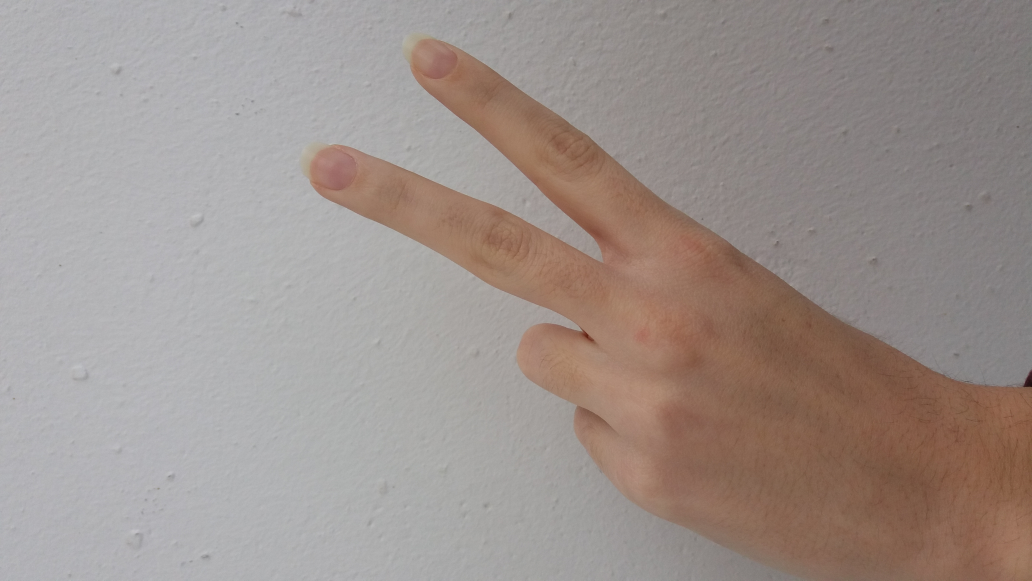
#> input picture TrainSet/img0.jpg, 4128 x 2322 px (shown at 1/4 size)
$ python -i testObrada.py   (imports and definitions only)   (Python 2 division)   (older library calls are emulated)
#> lines starting #> are read from the running program, lines starting #| are printed output that depends on the picture; after the words box and inside, x2 and y2 are one past the last pixel; in counts of white or black regions, pixels touching at a corner belong together
# -*- coding: utf-8 -*-

import matplotlib.pyplot as plt
import numpy as np
import cv2
from skimage.io import imread
from skimage.morphology import disk
from skimage.morphology import opening, closing, dilation
import os
from keras.models import Sequential
from keras.layers.core import Activation, Dense
from keras.optimizers import SGD
from keras.models import model_from_json
#RAZMISLITI O JOS NEKIM MORFOLOSKIM OPERACIJAMA


#pretvori u sivo
def my_rgb2gray(img_rgb):
    img_gray = np.ndarray((img_rgb.shape[0], img_rgb.shape[1]))  # zauzimanje memorije za sliku (nema trece dimenzije)
    img_gray = 0*img_rgb[:, :, 0] + 0*img_rgb[:, :, 1] + 1*img_rgb[:, :, 2]  #crvene elemente tj krugove pretvaramo u crno, a plavu boju u belo
    img_gray = img_gray.astype('uint8')  # u prethodnom koraku smo mnozili sa float, pa sada moramo da vratimo u [0,255] opseg
    return img_gray

#kreiranje skupa izlaza iz neuronske mreze
# [111 lines left out: functions createTrainOut, createModel, createModel2, createModel3, readModel, not called in this run]

#obrada slika iz train seta za slanje neuronskoj mrezi
def mainFunction():
    gestures = ['two', 'three', 'thumb', 'fist']
    labels = np.arange(0, len(gestures))

    img_num = 61
    img_array =  np.zeros((img_num, 50*50), np.uint8)
    for i in range(img_num):

        projectRoot = os.path.abspath(os.path.dirname(__file__))
        imgPath = os.path.join(projectRoot, 'TrainSet', 'img' +  str(i) + '.jpg')
        #imgPath = "C:\Users\Olivera\Desktop\TestSet\im7.jpg"

        img = imread(imgPath)
#> img is the input picture: shape (2322, 4128, 3); mean R, G, B 157.3, 146.2, 141.3
        img_gray = my_rgb2gray(img)
#> in my_rgb2gray, `img_gray = 0*img_rgb[:, :, 0] + 0*img_rgb[:, :, 1] + 1*img_rgb[:, :, 2]`:
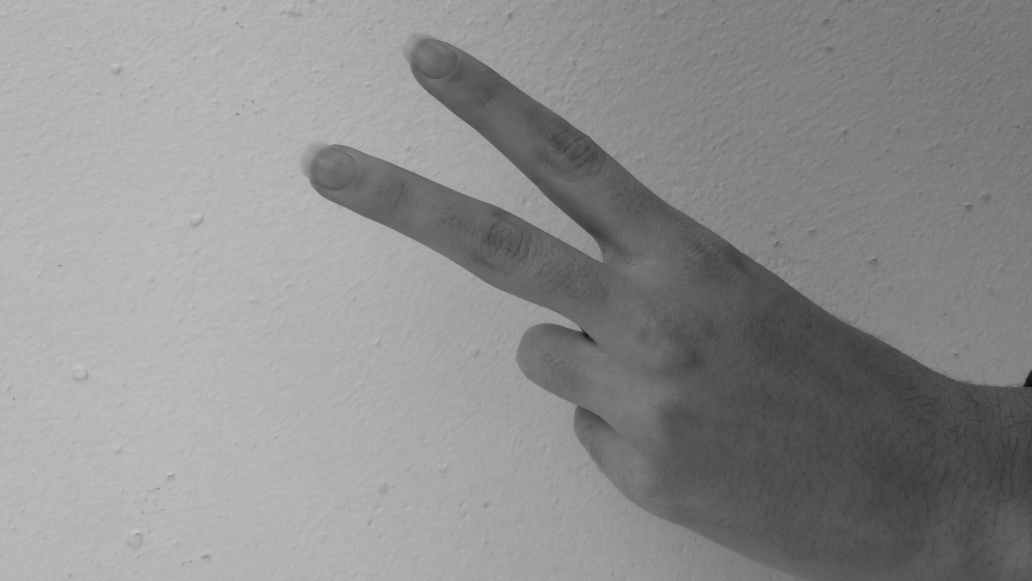
#> img_gray: shape (2322, 4128) (shown at 1/4 size); min 0, max 201, mean 141.3

        blurB = cv2.bilateralFilter(img_gray,9,150,150)
        ret1,img_th = cv2.threshold(blurB, 110, 10, cv2.ADAPTIVE_THRESH_MEAN_C+cv2.THRESH_BINARY_INV);
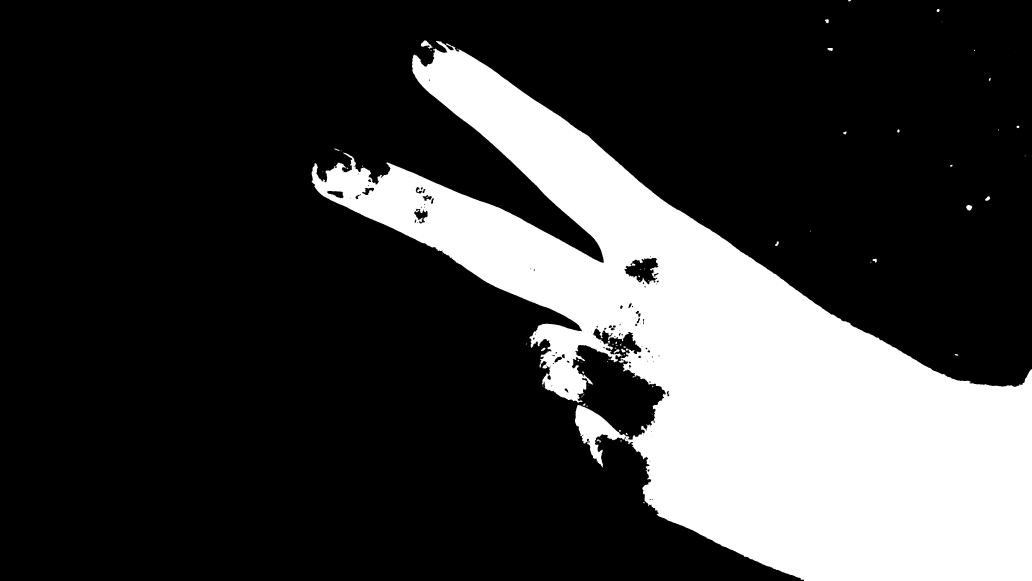
#> img_th: shape (2322, 4128) (shown at 1/4 size); values 0 (black) and 10 (white), 23.9% white; 90 white regions (53 under 20 px), largest, box (x1, y1, x2, y2) and area: (1246, 164, 4128, 2322) 2288724, (1684, 162, 1730, 195) 697, (3865, 820, 3889, 842) 384

        struct_elem = disk(5)
        img_open = opening(img_th, struct_elem)
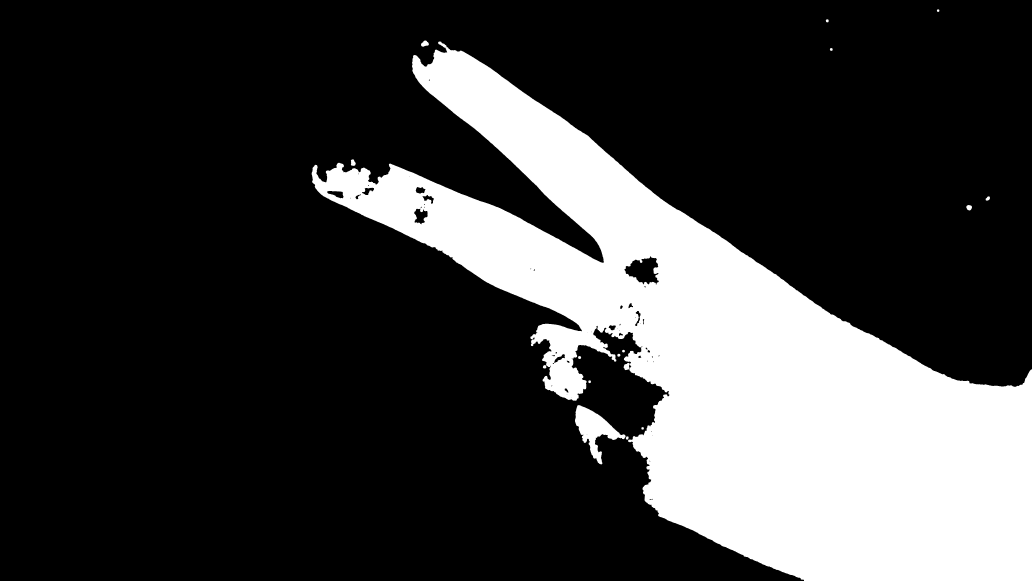
#> img_open: shape (2322, 4128) (shown at 1/4 size); values 0 (black) and 10 (white), 23.8% white; 16 white regions

        #deluje mi da malo smanji beline, ali uspori program, RAZMISLITI O TOME!
        #elem = disk(8)
        #img_open = closing(img_th, elem)

        #findContours -> belo mu je foreground a crno background
        image, contours, hiearchy = cv2.findContours(img_open.copy(), cv2.RETR_TREE, cv2.CHAIN_APPROX_SIMPLE)
#> contours = 78 contours, 33 with area under 20; largest, box (x1, y1, x2, y2) and area: (1246, 166, 4128, 2322) 2272616, (2300, 1620, 2503, 1858) 17418, (2497, 1024, 2636, 1139) 9801, (1656, 834, 1712, 899) 2232, (1308, 763, 1375, 794) 1218; hiearchy = 78 rows, first 6: [1, -1, -1, -1], [2, 0, -1, -1], [6, 1, 3, -1], [4, -1, -1, 2], [5, 3, -1, 2], [-1, 4, -1, 2]

        max_area = 2000
        cont_index = 0

        for x in range(len(contours)) :
            c = contours[x]
            area = cv2.contourArea(c)
            if(area > max_area) :
                max_area = area
                cont_index = x

                max_cont = contours[cont_index]
#> this loop made 78 passes
#> (area, max_area, cont_index) on passes 3, 16: (17417.5, 17417.5, 2), (2272615.5, 2272615.5, 15)
#> area on passes 1, 2, 7, 8, 9, 10: 94, 66, 76, 127.5, 94.5, 94.5
#> after the loop, cont_index = 15; max_area = 2272615.5; max_cont = contour of 6024 points, box (x1, y1, x2, y2) (1246, 166, 4128, 2322), area 2272616

        x,y,w,h = cv2.boundingRect(max_cont)
#> x = 1246; y = 166; w = 2882; h = 2156
        crop_img = img_open.copy()[y: y+h, x:x+w]
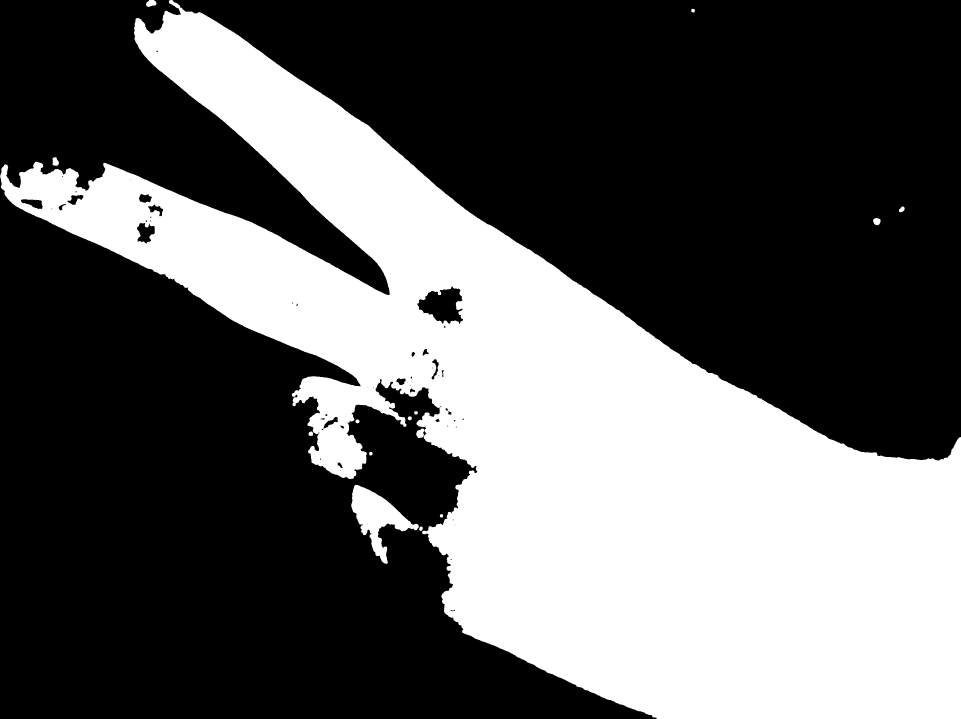
#> crop_img: shape (2156, 2882) (shown at 1/3 size); values 0 (black) and 10 (white), 36.7% white; 14 white regions, largest, box (x1, y1, x2, y2) and area: (0, 0, 2882, 2156) 2260727, (1054, 1454, 1257, 1692) 17804, (438, 0, 470, 21) 482
        #cv2.drawContours(img_th, contours, cont_index, (255,0,0), 5)
        #plt.imshow(img_th, 'gray')
        #plt.imshow(crop_img, 'gray')

        resized_img = cv2.resize(crop_img, (50,50), interpolation = cv2.INTER_NEAREST)
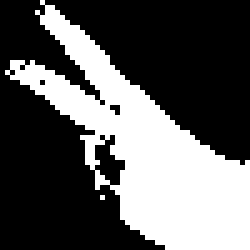
#> resized_img: shape (50, 50) (shown 5 times larger); values 0 (black) and 10 (white), 36.1% white; 2 white regions (1 under 20 px), largest, box (x1, y1, x2, y2) and area: (1, 0, 50, 50) 902
        img_array[i, :] = resized_img.flatten()
#> pass 2 of the loop in mainFunction, `for i in range(img_num):`:
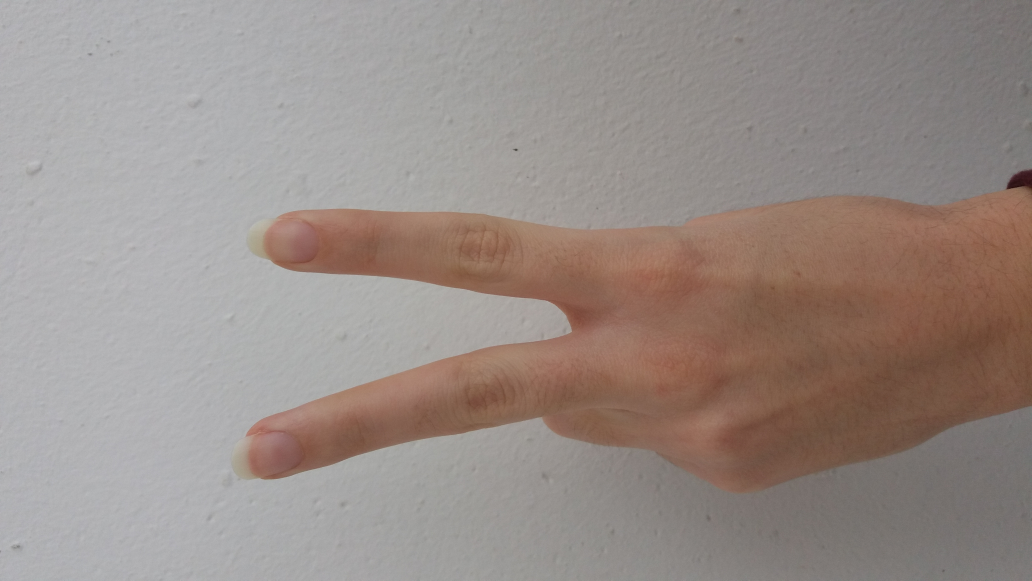
#> input picture TrainSet/img1.JPG, 4128 x 2322 px, found by its file name (shown at 1/4 size)
#> in mainFunction, img is the input picture: shape (2322, 4128, 3); mean R, G, B 153.1, 141.6, 136.4
#> in mainFunction, `ret1,img_th = cv2.threshold(blurB, 110, 10, cv2.ADAPTIVE_THRESH_MEAN_C..`:
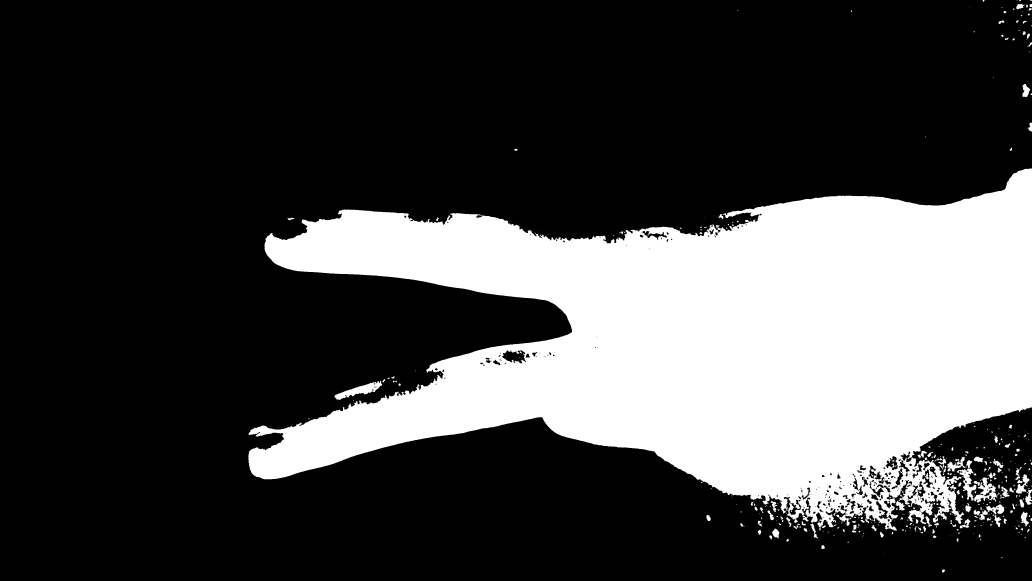
#> img_th: shape (2322, 4128) (shown at 1/4 size); values 0 (black) and 10 (white), 26.9% white; 518 white regions (299 under 20 px), largest, box (x1, y1, x2, y2) and area: (993, 674, 4128, 2123) 2535323, (1338, 1523, 1529, 1599) 5176, (3896, 1909, 3989, 2011) 3923
#> img_open: shape (2322, 4128); values 0 (black) and 10 (white), 26.5% white; 94 white regions
#> contours = 200 contours, 68 with area under 20; largest, box (x1, y1, x2, y2) and area: (993, 674, 4128, 2109) 2477440, (3689, 1863, 3845, 2086) 11164, (3559, 1833, 3702, 1991) 6426, (1339, 1529, 1527, 1599) 4560, (1993, 1399, 2120, 1455) 4046; hiearchy = 200 rows, first 6: [1, -1, -1, -1], [2, 0, -1, -1], [3, 1, -1, -1], [4, 2, -1, -1], [5, 3, -1, -1], [6, 4, -1, -1]
#> the loop in mainFunction, `for x in range(len(contours)) :` made 200 passes
#> (area, max_area) on passes 51, 75, 117: (2395, 2395), (11164.5, 11164.5), (2477440, 2477440)
#> after the loop in mainFunction, `for x in range(len(contours)) :`: cont_index = 116; max_area = 2477440; max_cont = contour of 7182 points, box (x1, y1, x2, y2) (993, 674, 4128, 2109), area 2477440
#> x = 993; y = 674; w = 3135; h = 1435
#> crop_img: shape (1435, 3135); values 0 (black) and 10 (white), 56.3% white; 89 black regions (55 under 20 px), largest, box (x1, y1, x2, y2) and area: (0, 0, 3125, 1151) 1130428, (0, 995, 2331, 1435) 625544, (2310, 956, 3135, 1435) 202954
#> in mainFunction, `resized_img = cv2.resize(crop_img, (50,50), interpolation = cv2.INTER_..`:
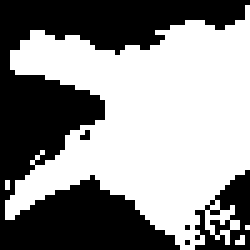
#> resized_img: shape (50, 50) (shown 5 times larger); values 0 (black) and 10 (white), 55.8% white; 5 black regions (3 under 20 px), largest, box (x1, y1, x2, y2) and area: (0, 0, 50, 50) 1006, (39, 34, 50, 50) 94

    data = np.zeros((img_num, 25), np.double)
    row_array = np.zeros((1,25), np.double)
    for i in range(img_num):
        for k in range(25):
            row_array[0, k] = np.mean(img_array[i, k*100:100*(k+1)])

        data[i, :] = row_array

    trainOut = createTrainOut(img_num, len(gestures))
    #createModel(data, trainOut, gestures)
    #createModel3(data, trainOut, gestures)


#> (the run stopped early here; a loop or call above may not have finished)
